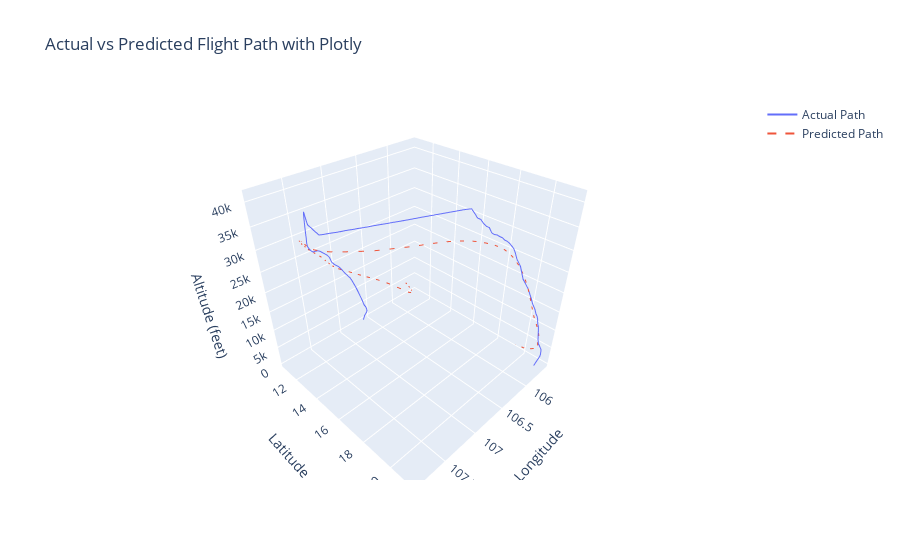

Here is the notebook cell this chart was saved with:
### Code cell
visualizer = FlightVisualizer(checkpoint_path, data_path)
visualizer.run_visualization(name='output')

### Figure 1 — Plotly figure (JSON) as saved in the notebook; plotly's stock layout.template omitted (floating-point values rounded to 4 significant figures; data arrays with more than 128 entries replaced by an {"elided": "..."} marker saying what was removed)
{"data": [{"mode": "lines", "name": "Actual Path", "x": {"elided": "167 float values"}, "y": {"elided": "167 float values"}, "z": {"elided": "167 float values"}, "type": "scatter3d", "scene": "scene"}, {"line": {"dash": "dash"}, "mode": "lines", "name": "Predicted Path", "x": {"elided": "167 float values"}, "y": {"elided": "167 float values"}, "z": {"elided": "167 float values"}, "type": "scatter3d", "scene": "scene"}], "layout": {"scene": {"domain": {"x": [0.0, 1.0], "y": [0.0, 1.0]}, "xaxis": {"title": {"text": "Longitude"}}, "yaxis": {"title": {"text": "Latitude"}}, "zaxis": {"title": {"text": "Altitude (feet)"}}}, "title": {"text": "Actual vs Predicted Flight Path with Plotly"}}}
